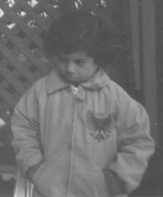
#> input picture pout.tif, 163 x 197 px, shrunk from 240 x 291 before the run
$ python histogram_matching.py
#> lines starting #> are read from the running program, lines starting #| are printed output that depends on the picture
import cv2
import matplotlib.pyplot as plt
import numpy as np


# 本类实现直方图规定化
def histogram_matching(origin_path, reference_path):
    """
    直方图规定化
    :param origin_path: 原图像路径
    :param reference_path: 参照图像路径
    :return:
    """
#> called with origin_path = 'pout.tif', reference_path = '1.png'
    plt.rcParams['font.sans-serif'] = ['SimHei']  # 设置中文字体为黑体
    plt.rcParams['axes.unicode_minus'] = False  # 正确显示负号

    # 读取原图像和参照图像
    # 读取图像
    org_img = cv2.imdecode(np.fromfile(origin_path, dtype=np.uint8), 1)
#> org_img is the input picture: shape (197, 163, 3); min 75, max 224, mean 110.3
    ref_img = cv2.imdecode(np.fromfile(reference_path, dtype=np.uint8), 1)
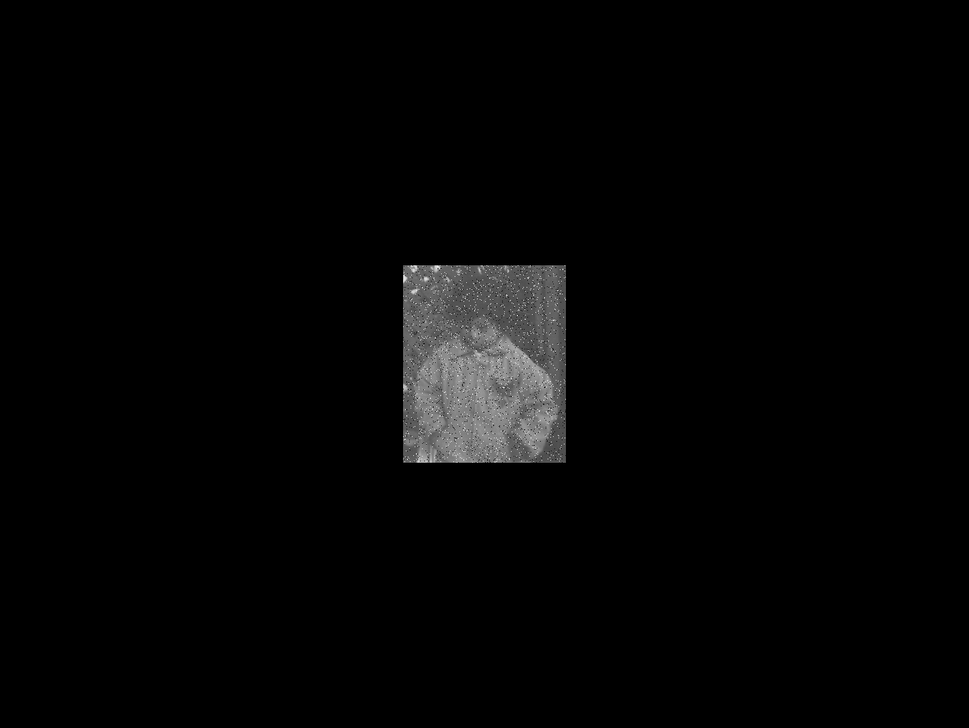
#> input picture 1.png, 969 x 728 px, shrunk from 1428 x 1073 before the run
#> ref_img is the input picture: shape (728, 969, 3); min 0, max 244, mean 5.1

    # 计算两个图像的直方图
    org_hist, bins = np.histogram(org_img.flatten(), 256, (0, 256))
#> org_hist = 256 values, max 3804 at index 83, min 0 at index 0, mean 376.3; bins = 257 values from 0 to 256
    ref_hist, bins = np.histogram(ref_img.flatten(), 256, (0, 256))
#> ref_hist = 256 values, max 2018199 at index 0, min 0 at index 10, mean 8266.8

    # 计算累积分布函数(cdf)
    org_cdf = org_hist.cumsum()
#> org_cdf = 256 values from 0 to 96333
    ref_cdf = ref_hist.cumsum()
#> ref_cdf = 256 values from 2018199 to 2116296

    # 归一化累积分布函数到0-255之间
    org_cdf = (org_cdf / org_cdf[-1]) * 255
#> org_cdf = 256 values from 0 to 255
    ref_cdf = (ref_cdf / ref_cdf[-1]) * 255
#> ref_cdf = 256 values from 243.2 to 255

    # 创建一个映射表，将源图的亮度值映射到参照图的亮度值
    histogram_map = np.zeros(256, dtype=np.uint8)
    for i in range(256):
        closest_value_index = np.abs(ref_cdf - org_cdf[i]).argmin()
        histogram_map[i] = closest_value_index
#> after the loop, histogram_map = 256 values from 0 to 244

    # 应用映射表到源图像
    mat_img = cv2.LUT(org_img, histogram_map)
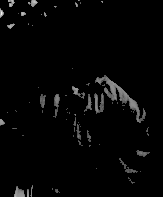
#> mat_img: shape (197, 163, 3); min 0, max 244, mean 5.4

    # 绘图展示
    fig, axs = plt.subplots(2, 3, figsize=(15, 10))  # 修改为2x3子图布局

    # 原始图像
    axs[0, 0].imshow(org_img, 'gray')
    axs[0, 0].set_title('原始图像')
    axs[0, 0].axis('off')

    # 参照图像
    axs[0, 1].imshow(ref_img, 'gray')
    axs[0, 1].set_title('参照图像')
    axs[0, 1].axis('off')

    # 规定化后的图像
    axs[0, 2].imshow(mat_img, 'gray')
    axs[0, 2].set_title('规定化后的图像')
    axs[0, 2].axis('off')

    # 原始图直方图
    axs[1, 0].plot(cv2.calcHist([org_img], [0], None, [256], [0, 256]), color='gray')
    axs[1, 0].set_title('原始图像的直方图')
    axs[1, 0].set_xlabel('像素强度')
    axs[1, 0].set_ylabel('频率')
    axs[1, 0].grid(True)

    # 参照图直方图
    axs[1, 1].plot(cv2.calcHist([ref_img], [0], None, [256], [0, 256]), color='gray')
    axs[1, 1].set_title('参照图像的直方图')
    axs[1, 1].set_xlabel('像素强度')
    axs[1, 1].set_ylabel('频率')
    axs[1, 1].grid(True)

    # 规定化后的直方图
    axs[1, 2].plot(cv2.calcHist([mat_img], [0], None, [256], [0, 256]), color='gray')
    axs[1, 2].set_title('规定化后的直方图')
    axs[1, 2].set_xlabel('像素强度')
    axs[1, 2].set_ylabel('频率')
    axs[1, 2].grid(True)

    plt.tight_layout()  # 确保子图之间不会重叠

    return mat_img, fig


if __name__ == "__main__":
    histogram_matching('pout.tif', '1.png')
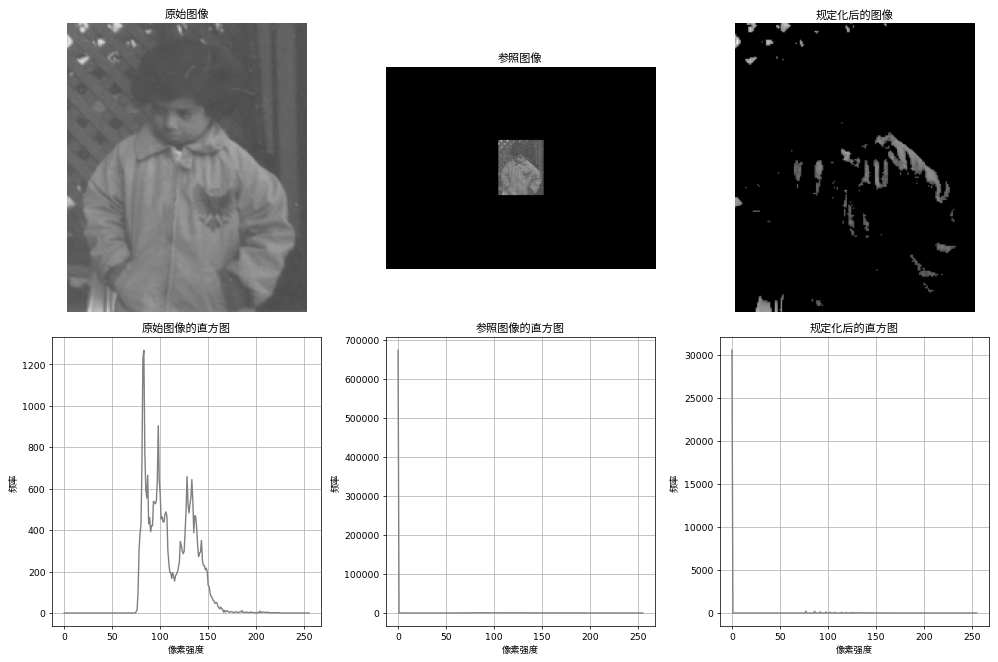
#> figure drawn by matplotlib, 6 panels; panel 4: curve peaks at x = 83, y = 1268; panel 5: curve peaks at x = 0, y = 672733; panel 6: curve peaks at x = 0, y = 30547
